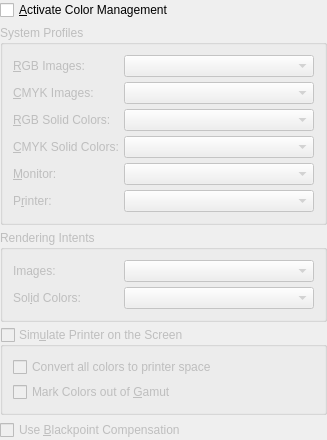
<ui version="4.0" >
 <class>CMSPrefsBase</class>
 <widget class="QWidget" name="CMSPrefsBase" >
  <property name="geometry" >
   <rect>
    <x>0</x>
    <y>0</y>
    <width>327</width>
    <height>421</height>
   </rect>
  </property>
  <property name="sizePolicy" >
   <sizepolicy vsizetype="Expanding" hsizetype="Expanding" >
    <horstretch>0</horstretch>
    <verstretch>0</verstretch>
   </sizepolicy>
  </property>
  <property name="windowTitle" >
   <string>Form</string>
  </property>
  <layout class="QVBoxLayout" >
   <property name="spacing" >
    <number>5</number>
   </property>
   <property name="leftMargin" >
    <number>0</number>
   </property>
   <property name="topMargin" >
    <number>0</number>
   </property>
   <property name="rightMargin" >
    <number>0</number>
   </property>
   <property name="bottomMargin" >
    <number>0</number>
   </property>
   <item>
    <widget class="QCheckBox" name="checkBox1" >
     <property name="text" >
      <string>&amp;Activate Color Management</string>
     </property>
    </widget>
   </item>
   <item>
    <widget class="QGroupBox" name="sysProfiles" >
     <property name="enabled" >
      <bool>false</bool>
     </property>
     <property name="title" >
      <string>System Profiles</string>
     </property>
     <layout class="QGridLayout" >
      <property name="leftMargin" >
       <number>10</number>
      </property>
      <property name="topMargin" >
       <number>10</number>
      </property>
      <property name="rightMargin" >
       <number>10</number>
      </property>
      <property name="bottomMargin" >
       <number>10</number>
      </property>
      <property name="horizontalSpacing" >
       <number>5</number>
      </property>
      <property name="verticalSpacing" >
       <number>5</number>
      </property>
      <item row="0" column="0" >
       <widget class="QLabel" name="text1" >
        <property name="text" >
         <string>&amp;RGB Images:</string>
        </property>
        <property name="buddy" >
         <cstring>inputPRGBIm</cstring>
        </property>
       </widget>
      </item>
      <item row="0" column="1" >
       <widget class="QComboBox" name="inputPRGBIm" >
        <property name="minimumSize" >
         <size>
          <width>190</width>
          <height>0</height>
         </size>
        </property>
        <property name="toolTip" >
         <string>Default color profile for imported RGB images</string>
        </property>
       </widget>
      </item>
      <item row="1" column="0" >
       <widget class="QLabel" name="text1CMYK" >
        <property name="text" >
         <string>&amp;CMYK Images:</string>
        </property>
        <property name="buddy" >
         <cstring>inputPCMYKIm</cstring>
        </property>
       </widget>
      </item>
      <item row="1" column="1" >
       <widget class="QComboBox" name="inputPCMYKIm" >
        <property name="minimumSize" >
         <size>
          <width>190</width>
          <height>0</height>
         </size>
        </property>
        <property name="toolTip" >
         <string>Default color profile for imported CMYK images</string>
        </property>
       </widget>
      </item>
      <item row="2" column="0" >
       <widget class="QLabel" name="text4" >
        <property name="text" >
         <string>&amp;RGB Solid Colors:</string>
        </property>
        <property name="buddy" >
         <cstring>inputPRGB</cstring>
        </property>
       </widget>
      </item>
      <item row="2" column="1" >
       <widget class="QComboBox" name="inputPRGB" >
        <property name="minimumSize" >
         <size>
          <width>190</width>
          <height>0</height>
         </size>
        </property>
        <property name="toolTip" >
         <string>Default color profile for solid RGB colors on the page</string>
        </property>
       </widget>
      </item>
      <item row="3" column="0" >
       <widget class="QLabel" name="text5" >
        <property name="text" >
         <string>&amp;CMYK Solid Colors:</string>
        </property>
        <property name="buddy" >
         <cstring>inputPCMYK</cstring>
        </property>
       </widget>
      </item>
      <item row="3" column="1" >
       <widget class="QComboBox" name="inputPCMYK" >
        <property name="minimumSize" >
         <size>
          <width>190</width>
          <height>0</height>
         </size>
        </property>
        <property name="toolTip" >
         <string>Default color profile for solid CMYK colors on the page</string>
        </property>
       </widget>
      </item>
      <item row="4" column="0" >
       <widget class="QLabel" name="text2" >
        <property name="text" >
         <string>&amp;Monitor:</string>
        </property>
        <property name="buddy" >
         <cstring>monitorP</cstring>
        </property>
       </widget>
      </item>
      <item row="4" column="1" >
       <widget class="QComboBox" name="monitorP" >
        <property name="minimumSize" >
         <size>
          <width>190</width>
          <height>0</height>
         </size>
        </property>
        <property name="toolTip" >
         <string>Color profile that you have generated or received from the manufacturer.
This profile should be specific to your monitor and not a generic profile (i.e. sRGB).</string>
        </property>
       </widget>
      </item>
      <item row="5" column="0" >
       <widget class="QLabel" name="text3" >
        <property name="text" >
         <string>P&amp;rinter:</string>
        </property>
        <property name="buddy" >
         <cstring>printerP</cstring>
        </property>
       </widget>
      </item>
      <item row="5" column="1" >
       <widget class="QComboBox" name="printerP" >
        <property name="minimumSize" >
         <size>
          <width>190</width>
          <height>0</height>
         </size>
        </property>
        <property name="toolTip" >
         <string>Color profile for your printer model from the manufacturer.
This profile should be specific to your printer and not a generic profile (i.e. sRGB).</string>
        </property>
       </widget>
      </item>
     </layout>
    </widget>
   </item>
   <item>
    <widget class="QGroupBox" name="renderInt" >
     <property name="enabled" >
      <bool>false</bool>
     </property>
     <property name="title" >
      <string>Rendering Intents</string>
     </property>
     <layout class="QGridLayout" >
      <property name="leftMargin" >
       <number>10</number>
      </property>
      <property name="topMargin" >
       <number>10</number>
      </property>
      <property name="rightMargin" >
       <number>10</number>
      </property>
      <property name="bottomMargin" >
       <number>10</number>
      </property>
      <property name="horizontalSpacing" >
       <number>5</number>
      </property>
      <property name="verticalSpacing" >
       <number>5</number>
      </property>
      <item row="0" column="0" >
       <widget class="QLabel" name="text21" >
        <property name="text" >
         <string>Images:</string>
        </property>
        <property name="buddy" >
         <cstring>imagesI</cstring>
        </property>
       </widget>
      </item>
      <item row="0" column="1" >
       <widget class="QComboBox" name="imagesI" >
        <property name="minimumSize" >
         <size>
          <width>190</width>
          <height>0</height>
         </size>
        </property>
        <property name="toolTip" >
         <string>Default rendering intent for images. Unless you know why to change it,
Relative Colorimetric or Perceptual should be chosen.</string>
        </property>
       </widget>
      </item>
      <item row="1" column="0" >
       <widget class="QLabel" name="text22" >
        <property name="text" >
         <string>Sol&amp;id Colors:</string>
        </property>
        <property name="buddy" >
         <cstring>colorsI</cstring>
        </property>
       </widget>
      </item>
      <item row="1" column="1" >
       <widget class="QComboBox" name="colorsI" >
        <property name="minimumSize" >
         <size>
          <width>190</width>
          <height>0</height>
         </size>
        </property>
        <property name="toolTip" >
         <string>Default rendering intent for solid colors. Unless you know why to change it,
Relative Colorimetric or Perceptual should be chosen.</string>
        </property>
       </widget>
      </item>
     </layout>
    </widget>
   </item>
   <item>
    <widget class="QGroupBox" name="simulate" >
     <property name="enabled" >
      <bool>false</bool>
     </property>
     <property name="toolTip" >
      <string>Enable 'soft proofing' of how your document colors will print,
based on the chosen printer profile.</string>
     </property>
     <property name="title" >
      <string>Sim&amp;ulate Printer on the Screen</string>
     </property>
     <property name="checkable" >
      <bool>true</bool>
     </property>
     <property name="checked" >
      <bool>false</bool>
     </property>
     <layout class="QVBoxLayout" >
      <property name="spacing" >
       <number>5</number>
      </property>
      <property name="leftMargin" >
       <number>10</number>
      </property>
      <property name="topMargin" >
       <number>10</number>
      </property>
      <property name="rightMargin" >
       <number>10</number>
      </property>
      <property name="bottomMargin" >
       <number>10</number>
      </property>
      <item>
       <widget class="QCheckBox" name="convertAll" >
        <property name="toolTip" >
         <string>Simulate a full color managed environment :
all colors, rgb or cmyk, are converted to printer color space.</string>
        </property>
        <property name="text" >
         <string>Convert all colors to printer space</string>
        </property>
       </widget>
      </item>
      <item>
       <widget class="QCheckBox" name="gamutC" >
        <property name="toolTip" >
         <string>Method of showing colors on the screen which may not print properly.
This requires very accurate profiles and serves only as a warning.</string>
        </property>
        <property name="text" >
         <string>Mark Colors out of &amp;Gamut</string>
        </property>
       </widget>
      </item>
     </layout>
    </widget>
   </item>
   <item>
    <widget class="QCheckBox" name="blackP" >
     <property name="enabled" >
      <bool>false</bool>
     </property>
     <property name="toolTip" >
      <string>Black Point Compensation is a method of improving contrast in photos.
It is recommended that you enable this if you have photos in your document.</string>
     </property>
     <property name="text" >
      <string>Use &amp;Blackpoint Compensation</string>
     </property>
    </widget>
   </item>
  </layout>
 </widget>
 <resources/>
 <connections>
  <connection>
   <sender>checkBox1</sender>
   <signal>clicked(bool)</signal>
   <receiver>sysProfiles</receiver>
   <slot>setEnabled(bool)</slot>
   <hints>
    <hint type="sourcelabel" >
     <x>162</x>
     <y>17</y>
    </hint>
    <hint type="destinationlabel" >
     <x>161</x>
     <y>42</y>
    </hint>
   </hints>
  </connection>
  <connection>
   <sender>checkBox1</sender>
   <signal>clicked(bool)</signal>
   <receiver>renderInt</receiver>
   <slot>setEnabled(bool)</slot>
   <hints>
    <hint type="sourcelabel" >
     <x>114</x>
     <y>28</y>
    </hint>
    <hint type="destinationlabel" >
     <x>99</x>
     <y>253</y>
    </hint>
   </hints>
  </connection>
  <connection>
   <sender>checkBox1</sender>
   <signal>clicked(bool)</signal>
   <receiver>simulate</receiver>
   <slot>setEnabled(bool)</slot>
   <hints>
    <hint type="sourcelabel" >
     <x>220</x>
     <y>24</y>
    </hint>
    <hint type="destinationlabel" >
     <x>196</x>
     <y>346</y>
    </hint>
   </hints>
  </connection>
  <connection>
   <sender>checkBox1</sender>
   <signal>clicked(bool)</signal>
   <receiver>blackP</receiver>
   <slot>setEnabled(bool)</slot>
   <hints>
    <hint type="sourcelabel" >
     <x>248</x>
     <y>23</y>
    </hint>
    <hint type="destinationlabel" >
     <x>157</x>
     <y>450</y>
    </hint>
   </hints>
  </connection>
 </connections>
</ui>
